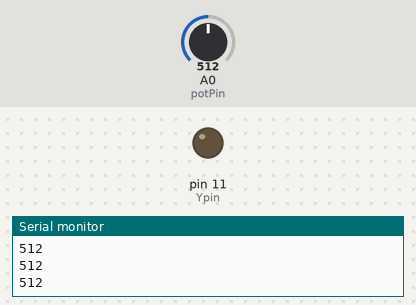
Bench run of a sketch on a simulated Arduino Uno, built with avr-gcc and run on an emulated ATmega328P. Shown: output pins drawn as LEDs (lit = HIGH), the last lines printed to the serial monitor. The inputs (shaded band) are chosen by the test bench; at power-on: A0 (potPin) = 512.

Above: at 1.2 s.
1.3 s: A0 (potPin) set to 991
2.8 s: A0 (potPin) set to 1014
At 3.6 s:
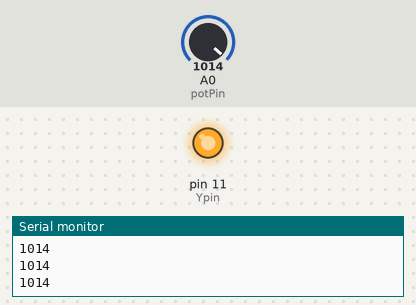
4.4 s: A0 (potPin) set to 990
At 5.0 s:
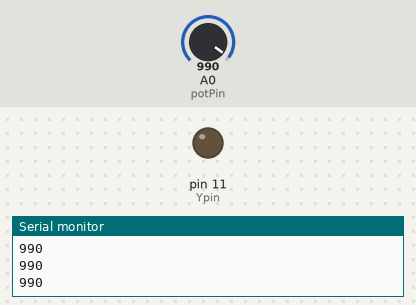
6.0 s: A0 (potPin) set to 1010
At 6.4 s:
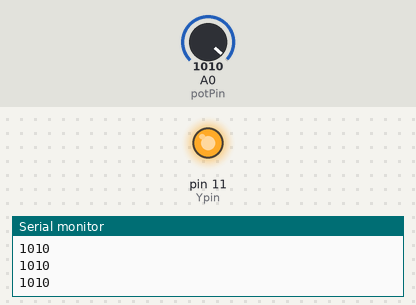
Timing chart, 0 to 8.6 s (numbered marks = the images above; inputs shaded):
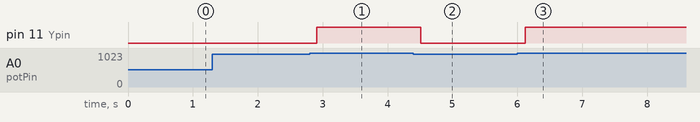

The sketch:

sketch_LED_potentiometer.ino
```cpp
int potVal;
int dtime=100;
int Ypin=11;
int potPin=A0;
void setup() {
  // put your setup code here, to run once:
Serial.begin(9600);
pinMode(Ypin,OUTPUT);
pinMode(potPin,INPUT);
}

void loop() {
  // put your main code here, to run repeat:
potVal=analogRead(potPin);
Serial.println(potVal);
delay(dtime);

while(potVal>1000){
  digitalWrite(Ypin,HIGH);
  potVal=analogRead(potPin);
  Serial.println(potVal);;
  delay(dtime);
}
digitalWrite(Ypin,LOW);
}
```

Measured:
- the behaviour switches between 1000 and 1001 on A0 (potPin) (found by bisection; images 0 and 1)
- after the input at 2.8 s, pin 11 (Ypin): LOW → HIGH after 0.11 s
- after the input at 4.4 s, pin 11 (Ypin): HIGH → LOW after 0.11 s
- after the input at 6.0 s, pin 11 (Ypin): LOW → HIGH after 0.12 s
